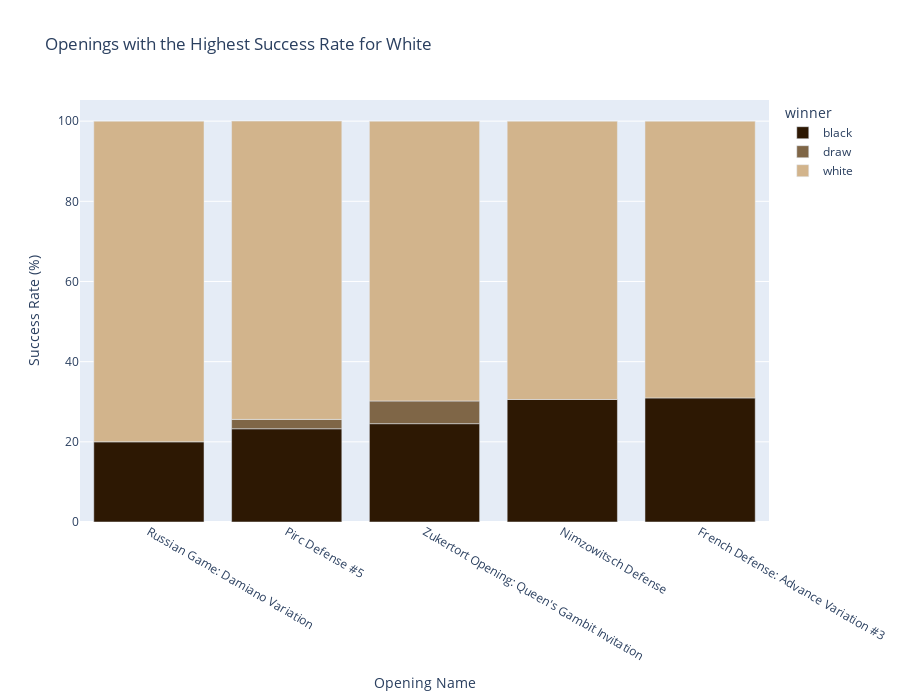

The notebook cell saved with this chart:
### Code cell
# Plot das aberturas com a maior taxa de sucesso para peças brancas
fig = px.bar(best_openings_white, 
             title='Openings with the Highest Success Rate for White',
             width=900, height=700,
             # Cores
             color='winner', 
             color_discrete_sequence=opening_colors)

# Atualizando os rótulos dos eixos
fig.update_layout(xaxis_title='Opening Name', yaxis_title='Success Rate (%)')
fig.show()

### Figure 1 — Plotly figure (JSON) as saved in the notebook; plotly's stock layout.template omitted (floating-point values rounded to 4 significant figures)
{"data": [{"alignmentgroup": "True", "hovertemplate": "winner=black<br>opening_name=%{x}<br>value=%{y}<extra></extra>", "legendgroup": "black", "marker": {"color": "#2D1803", "pattern": {"shape": ""}}, "name": "black", "offsetgroup": "black", "orientation": "v", "showlegend": true, "textposition": "auto", "type": "bar", "x": ["Russian Game: Damiano Variation", "Pirc Defense #5", "Zukertort Opening: Queen's Gambit Invitation", "Nimzowitsch Defense", "French Defense: Advance Variation #3"], "xaxis": "x", "y": [20, 23.26, 24.53, 30.56, 30.95], "yaxis": "y"}, {"alignmentgroup": "True", "hovertemplate": "winner=draw<br>opening_name=%{x}<br>value=%{y}<extra></extra>", "legendgroup": "draw", "marker": {"color": "#7F6647", "pattern": {"shape": ""}}, "name": "draw", "offsetgroup": "draw", "orientation": "v", "showlegend": true, "textposition": "auto", "type": "bar", "x": ["Russian Game: Damiano Variation", "Pirc Defense #5", "Zukertort Opening: Queen's Gambit Invitation", "Nimzowitsch Defense", "French Defense: Advance Variation #3"], "xaxis": "x", "y": [null, 2.33, 5.66, null, null], "yaxis": "y"}, {"alignmentgroup": "True", "hovertemplate": "winner=white<br>opening_name=%{x}<br>value=%{y}<extra></extra>", "legendgroup": "white", "marker": {"color": "#D2B48C", "pattern": {"shape": ""}}, "name": "white", "offsetgroup": "white", "orientation": "v", "showlegend": true, "textposition": "auto", "type": "bar", "x": ["Russian Game: Damiano Variation", "Pirc Defense #5", "Zukertort Opening: Queen's Gambit Invitation", "Nimzowitsch Defense", "French Defense: Advance Variation #3"], "xaxis": "x", "y": [80, 74.42, 69.81, 69.44, 69.05], "yaxis": "y"}], "layout": {"barmode": "relative", "height": 700, "legend": {"title": {"text": "winner"}, "tracegroupgap": 0}, "title": {"text": "Openings with the Highest Success Rate for White"}, "width": 900, "xaxis": {"anchor": "y", "autorange": true, "domain": [0, 1], "range": [-0.5, 4.5], "title": {"text": "Opening Name"}, "type": "category"}, "yaxis": {"anchor": "x", "autorange": true, "domain": [0, 1], "range": [0, 105.3], "title": {"text": "Success Rate (%)"}, "type": "linear"}}}
